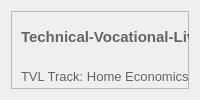
           <widget class="QWidget" name="specializationFrame">
            <layout class="QHBoxLayout" name="horizontalLayout_6">
             <item>
              <widget class="QFrame" name="frame">
               <property name="frameShape">
                <enum>QFrame::StyledPanel</enum>
               </property>
               <property name="frameShadow">
                <enum>QFrame::Raised</enum>
               </property>
               <widget class="QLabel" name="track_title">
                <property name="geometry">
                 <rect>
                  <x>10</x>
                  <y>10</y>
                  <width>431</width>
                  <height>31</height>
                 </rect>
                </property>
                <property name="font">
                 <font>
                  <pointsize>11</pointsize>
                  <bold>true</bold>
                 </font>
                </property>
                <property name="styleSheet">
                 <string notr="true">QLabel{
	color: rgb(100, 100, 100);
}</string>
                </property>
                <property name="text">
                 <string>Technical-Vocational-Livelihood (TVL) Track Specialization</string>
                </property>
               </widget>
               <widget class="QLabel" name="label_6">
                <property name="geometry">
                 <rect>
                  <x>10</x>
                  <y>50</y>
                  <width>391</width>
                  <height>31</height>
                 </rect>
                </property>
                <property name="font">
                 <font>
                  <pointsize>10</pointsize>
                 </font>
                </property>
                <property name="styleSheet">
                 <string notr="true">QLabel{
	color: rgb(100, 100, 100);
}</string>
                </property>
                <property name="text">
                 <string>TVL Track: Home Economics Strand </string>
                </property>
               </widget>
               <widget class="QLabel" name="label_7">
                <property name="geometry">
                 <rect>
                  <x>10</x>
                  <y>80</y>
                  <width>441</width>
                  <height>31</height>
                 </rect>
                </property>
                <property name="font">
                 <font>
                  <pointsize>10</pointsize>
                 </font>
                </property>
                <property name="styleSheet">
                 <string notr="true">QLabel{
	color: rgb(100, 100, 100);
}</string>
                </property>
                <property name="text">
                 <string>Select Specialization</string>
                </property>
               </widget>
               <widget class="QFrame" name="frame_2">
                <property name="geometry">
                 <rect>
                  <x>20</x>
                  <y>130</y>
                  <width>421</width>
                  <height>231</height>
                 </rect>
                </property>
                <property name="styleSheet">
                 <string notr="true">QCheckBox::indicator:checked{
 	border-radius: 3px;
	background-color: rgb(26, 194, 161);
}</string>
                </property>
                <property name="frameShape">
                 <enum>QFrame::StyledPanel</enum>
                </property>
                <property name="frameShadow">
                 <enum>QFrame::Raised</enum>
                </property>
                <widget class="QCheckBox" name="checkBox">
                 <property name="geometry">
                  <rect>
                   <x>20</x>
                   <y>10</y>
                   <width>371</width>
                   <height>20</height>
                  </rect>
                 </property>
                 <property name="text">
                  <string>Barbering (NC II)</string>
                 </property>
                </widget>
                <widget class="QCheckBox" name="checkBox_2">
                 <property name="geometry">
                  <rect>
                   <x>20</x>
                   <y>40</y>
                   <width>311</width>
                   <height>20</height>
                  </rect>
                 </property>
                 <property name="text">
                  <string>Bartending (NC II)</string>
                 </property>
                </widget>
                <widget class="QCheckBox" name="checkBox_3">
                 <property name="geometry">
                  <rect>
                   <x>20</x>
                   <y>70</y>
                   <width>341</width>
                   <height>20</height>
                  </rect>
                 </property>
                 <property name="text">
                  <string>Beauty and Nail Care (NC II)</string>
                 </property>
                </widget>
               </widget>
              </widget>
             </item>
            </layout>
           </widget>
